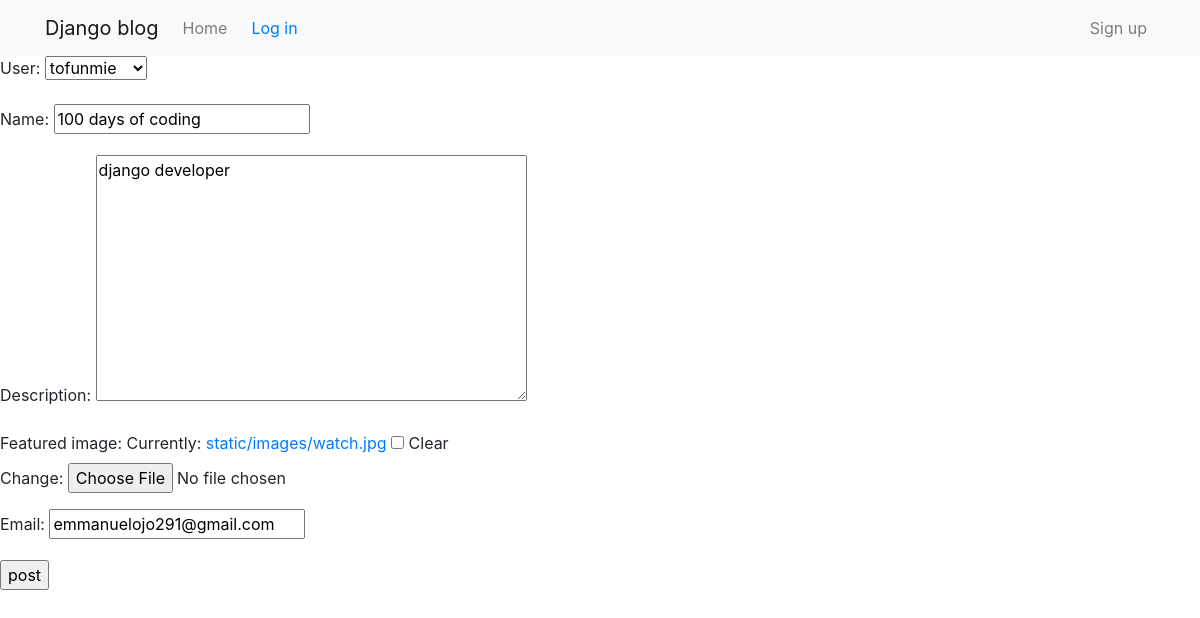
Screenshot of /edit_post/51/ with the database file from the repository.
### appblog/models.py (models this page shows, shortened)
class Person(models.Model):
    user = models.ForeignKey(User, on_delete=models.CASCADE, null=True, blank=True)
    name = models.CharField(max_length=200)
    description = models.TextField(null=True, blank=True, max_length=200)
    created = models.DateTimeField(auto_now_add=True)
    updated = models.DateTimeField(auto_now=True)
    featured_image = models.ImageField(default='default.jpg', null=True, blank=True, upload_to='static/images')
    email = models.EmailField(null=True, blank=True)

### appblog/views.py (the view)
# urls.py: path('edit_post/<int:id>/', views.edit_post, name='edit_post'),
def edit_post(request, id):
    persons = Person.objects.get(id=id)
    form = PersonForm(instance=persons)
    if request.method == 'POST':
        form = PersonForm(request.POST, request.FILES, instance=persons)
        if form.is_valid():
            form.save()
            return redirect('home')
    context = {'form' : form}
    return render(request, 'create_post.html', context)

### appblog/forms.py
class PersonForm(forms.ModelForm):
    class Meta:
        model = Person
        fields = '__all__'

### appblog/templates/create_post.html (shortened to what this page needs)
{% extends 'base.html' %}
{% block content %}
<form method="POST" action="" enctype="multipart/form-data">
    {{form.as_p}}
    <input type="submit" value="post">
</form>
{% endblock %}

### rows the page displays
Person: user "tofunmie", name "100 days of coding", description "django developer", email "emmanuelojo291@gmail.com"
